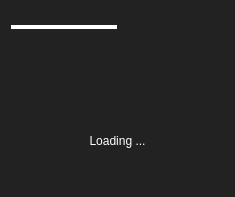
      <widget class="QWidget" name="loading_page">
       <property name="styleSheet">
        <string notr="true">background-color: #222222</string>
       </property>
       <layout class="QVBoxLayout" name="verticalLayout_7">
        <property name="spacing">
         <number>0</number>
        </property>
        <property name="topMargin">
         <number>9</number>
        </property>
        <property name="bottomMargin">
         <number>9</number>
        </property>
        <item>
         <spacer>
          <property name="orientation">
           <enum>Qt::Vertical</enum>
          </property>
          <property name="sizeType">
           <enum>QSizePolicy::Fixed</enum>
          </property>
          <property name="sizeHint" stdset="0">
           <size>
            <width>20</width>
            <height>16</height>
           </size>
          </property>
         </spacer>
        </item>
        <item>
         <widget class="QProgressBar" name="loading_progress_bar">
          <property name="minimumSize">
           <size>
            <width>0</width>
            <height>4</height>
           </size>
          </property>
          <property name="maximumSize">
           <size>
            <width>16777215</width>
            <height>4</height>
           </size>
          </property>
          <property name="styleSheet">
           <string notr="true">QProgressBar { background-color: #222222; border-color: #222222; } QProgressBar::chunk {background-color: #ffffff;}</string>
          </property>
          <property name="maximum">
           <number>0</number>
          </property>
          <property name="value">
           <number>-1</number>
          </property>
          <property name="textVisible">
           <bool>false</bool>
          </property>
         </widget>
        </item>
        <item>
         <spacer>
          <property name="orientation">
           <enum>Qt::Vertical</enum>
          </property>
          <property name="sizeType">
           <enum>QSizePolicy::Expanding</enum>
          </property>
          <property name="sizeHint" stdset="0">
           <size>
            <width>20</width>
            <height>33</height>
           </size>
          </property>
         </spacer>
        </item>
        <item>
         <layout class="QHBoxLayout" name="loading_logo_layout">
          <item>
           <spacer>
            <property name="orientation">
             <enum>Qt::Horizontal</enum>
            </property>
            <property name="sizeHint" stdset="0">
             <size>
              <width>40</width>
              <height>20</height>
             </size>
            </property>
           </spacer>
          </item>
          <item>
           <widget class="QLabel" name="loading_pvtbox_label">
            <property name="sizePolicy">
             <sizepolicy hsizetype="Preferred" vsizetype="Fixed">
              <horstretch>1</horstretch>
              <verstretch>1</verstretch>
             </sizepolicy>
            </property>
            <property name="minimumSize">
             <size>
              <width>133</width>
              <height>32</height>
             </size>
            </property>
            <property name="maximumSize">
             <size>
              <width>133</width>
              <height>32</height>
             </size>
            </property>
            <property name="baseSize">
             <size>
              <width>133</width>
              <height>32</height>
             </size>
            </property>
            <property name="layoutDirection">
             <enum>Qt::LeftToRight</enum>
            </property>
            <property name="text">
             <string/>
            </property>
            <property name="pixmap">
             <pixmap resource="pvtbox_main.qrc">:/images/logo_whited.png</pixmap>
            </property>
            <property name="scaledContents">
             <bool>true</bool>
            </property>
            <property name="alignment">
             <set>Qt::AlignHCenter|Qt::AlignTop</set>
            </property>
           </widget>
          </item>
          <item>
           <spacer>
            <property name="orientation">
             <enum>Qt::Horizontal</enum>
            </property>
            <property name="sizeHint" stdset="0">
             <size>
              <width>40</width>
              <height>20</height>
             </size>
            </property>
           </spacer>
          </item>
         </layout>
        </item>
        <item>
         <spacer>
          <property name="orientation">
           <enum>Qt::Vertical</enum>
          </property>
          <property name="sizeType">
           <enum>QSizePolicy::Fixed</enum>
          </property>
          <property name="sizeHint" stdset="0">
           <size>
            <width>20</width>
            <height>40</height>
           </size>
          </property>
         </spacer>
        </item>
        <item>
         <widget class="QLabel" name="loading_label">
          <property name="styleSheet">
           <string notr="true">color:white;                                       </string>
          </property>
          <property name="text">
           <string>Loading ...</string>
          </property>
          <property name="alignment">
           <set>Qt::AlignCenter</set>
          </property>
         </widget>
        </item>
        <item>
         <spacer>
          <property name="orientation">
           <enum>Qt::Vertical</enum>
          </property>
          <property name="sizeHint" stdset="0">
           <size>
            <width>20</width>
            <height>40</height>
           </size>
          </property>
         </spacer>
        </item>
       </layout>
      </widget>
